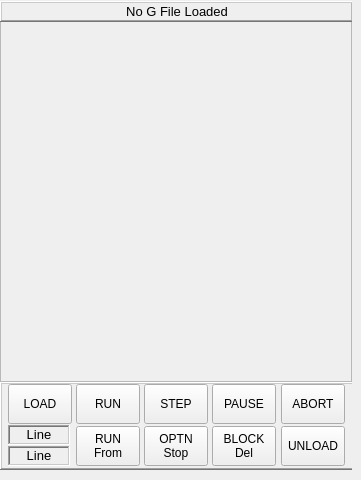
       <widget class="QWidget" name="gcode">
        <widget class="QFrame" name="gcode_display_f12s5_2">
         <property name="geometry">
          <rect>
           <x>0</x>
           <y>1</y>
           <width>352</width>
           <height>470</height>
          </rect>
         </property>
         <property name="frameShape">
          <enum>QFrame::NoFrame</enum>
         </property>
         <property name="frameShadow">
          <enum>QFrame::Plain</enum>
         </property>
         <widget class="QFrame" name="f12s5_2_gcode_btns">
          <property name="geometry">
           <rect>
            <x>0</x>
            <y>381</y>
            <width>354</width>
            <height>88</height>
           </rect>
          </property>
          <property name="minimumSize">
           <size>
            <width>354</width>
            <height>70</height>
           </size>
          </property>
          <property name="maximumSize">
           <size>
            <width>354</width>
            <height>90</height>
           </size>
          </property>
          <property name="frameShape">
           <enum>QFrame::WinPanel</enum>
          </property>
          <property name="frameShadow">
           <enum>QFrame::Raised</enum>
          </property>
          <widget class="StatusLabel" name="lab_f12s5_2_gcode_motion_line">
           <property name="geometry">
            <rect>
             <x>8</x>
             <y>43</y>
             <width>62</width>
             <height>20</height>
            </rect>
           </property>
           <property name="minimumSize">
            <size>
             <width>55</width>
             <height>20</height>
            </size>
           </property>
           <property name="maximumSize">
            <size>
             <width>82</width>
             <height>25</height>
            </size>
           </property>
           <property name="font">
            <font>
             <pointsize>10</pointsize>
            </font>
           </property>
           <property name="frameShape">
            <enum>QFrame::WinPanel</enum>
           </property>
           <property name="frameShadow">
            <enum>QFrame::Sunken</enum>
           </property>
           <property name="text">
            <string>Line</string>
           </property>
           <property name="textFormat">
            <enum>Qt::RichText</enum>
           </property>
           <property name="alignment">
            <set>Qt::AlignCenter</set>
           </property>
           <property name="feed_override_status" stdset="0">
            <bool>false</bool>
           </property>
           <property name="spindle_override_status" stdset="0">
            <bool>false</bool>
           </property>
           <property name="current_FPU_status" stdset="0">
            <bool>false</bool>
           </property>
           <property name="actual_spindle_speed_status" stdset="0">
            <bool>false</bool>
           </property>
          </widget>
          <widget class="PushButton" name="pb_f12s5_2_gcode_optn_stop">
           <property name="geometry">
            <rect>
             <x>144</x>
             <y>44</y>
             <width>64</width>
             <height>40</height>
            </rect>
           </property>
           <property name="text">
            <string>OPTN
Stop</string>
           </property>
           <property name="checkable">
            <bool>true</bool>
           </property>
           <property name="autoExclusive">
            <bool>false</bool>
           </property>
          </widget>
          <widget class="PushButton" name="pb_f12s5_2_gcode_load">
           <property name="geometry">
            <rect>
             <x>8</x>
             <y>2</y>
             <width>64</width>
             <height>40</height>
            </rect>
           </property>
           <property name="text">
            <string>LOAD</string>
           </property>
           <property name="checkable">
            <bool>false</bool>
           </property>
           <property name="autoExclusive">
            <bool>false</bool>
           </property>
          </widget>
          <widget class="PushButton" name="pb_f12s5_2_gcode_run">
           <property name="geometry">
            <rect>
             <x>76</x>
             <y>2</y>
             <width>64</width>
             <height>40</height>
            </rect>
           </property>
           <property name="text">
            <string>RUN</string>
           </property>
           <property name="checkable">
            <bool>false</bool>
           </property>
           <property name="autoExclusive">
            <bool>false</bool>
           </property>
          </widget>
          <widget class="PushButton" name="pb_f12s5_2_gcode_pause">
           <property name="geometry">
            <rect>
             <x>212</x>
             <y>2</y>
             <width>64</width>
             <height>40</height>
            </rect>
           </property>
           <property name="text">
            <string>PAUSE</string>
           </property>
           <property name="checkable">
            <bool>true</bool>
           </property>
           <property name="autoExclusive">
            <bool>false</bool>
           </property>
          </widget>
          <widget class="PushButton" name="pb_f12s5_2_gcode_abort">
           <property name="geometry">
            <rect>
             <x>281</x>
             <y>2</y>
             <width>64</width>
             <height>40</height>
            </rect>
           </property>
           <property name="text">
            <string>ABORT</string>
           </property>
           <property name="checkable">
            <bool>false</bool>
           </property>
           <property name="autoExclusive">
            <bool>false</bool>
           </property>
          </widget>
          <widget class="PushButton" name="pb_f12s5_2_gcode_run_from">
           <property name="geometry">
            <rect>
             <x>76</x>
             <y>44</y>
             <width>64</width>
             <height>40</height>
            </rect>
           </property>
           <property name="text">
            <string>RUN
From</string>
           </property>
           <property name="checkable">
            <bool>false</bool>
           </property>
           <property name="autoExclusive">
            <bool>false</bool>
           </property>
          </widget>
          <widget class="PushButton" name="pb_f12s5_2_gcode_block_del">
           <property name="geometry">
            <rect>
             <x>212</x>
             <y>44</y>
             <width>64</width>
             <height>40</height>
            </rect>
           </property>
           <property name="text">
            <string>BLOCK
Del</string>
           </property>
           <property name="checkable">
            <bool>true</bool>
           </property>
           <property name="autoExclusive">
            <bool>false</bool>
           </property>
          </widget>
          <widget class="PushButton" name="pb_f12s5_2_gcode_unload">
           <property name="geometry">
            <rect>
             <x>281</x>
             <y>44</y>
             <width>64</width>
             <height>40</height>
            </rect>
           </property>
           <property name="text">
            <string>UNLOAD</string>
           </property>
           <property name="checkable">
            <bool>false</bool>
           </property>
           <property name="autoExclusive">
            <bool>false</bool>
           </property>
          </widget>
          <widget class="PushButton" name="pb_f12s5_2_gcode_step">
           <property name="geometry">
            <rect>
             <x>144</x>
             <y>2</y>
             <width>64</width>
             <height>40</height>
            </rect>
           </property>
           <property name="text">
            <string>STEP</string>
           </property>
           <property name="checkable">
            <bool>false</bool>
           </property>
           <property name="autoExclusive">
            <bool>false</bool>
           </property>
          </widget>
          <widget class="StatusLabel" name="lab_f12s5_2_gcode_current_line">
           <property name="geometry">
            <rect>
             <x>8</x>
             <y>64</y>
             <width>62</width>
             <height>20</height>
            </rect>
           </property>
           <property name="minimumSize">
            <size>
             <width>55</width>
             <height>20</height>
            </size>
           </property>
           <property name="maximumSize">
            <size>
             <width>82</width>
             <height>25</height>
            </size>
           </property>
           <property name="font">
            <font>
             <pointsize>10</pointsize>
            </font>
           </property>
           <property name="frameShape">
            <enum>QFrame::WinPanel</enum>
           </property>
           <property name="frameShadow">
            <enum>QFrame::Sunken</enum>
           </property>
           <property name="text">
            <string>Line</string>
           </property>
           <property name="textFormat">
            <enum>Qt::RichText</enum>
           </property>
           <property name="alignment">
            <set>Qt::AlignCenter</set>
           </property>
           <property name="feed_override_status" stdset="0">
            <bool>false</bool>
           </property>
           <property name="spindle_override_status" stdset="0">
            <bool>false</bool>
           </property>
           <property name="current_FPU_status" stdset="0">
            <bool>false</bool>
           </property>
           <property name="actual_spindle_speed_status" stdset="0">
            <bool>false</bool>
           </property>
          </widget>
         </widget>
         <widget class="QFrame" name="gcode_area">
          <property name="geometry">
           <rect>
            <x>0</x>
            <y>0</y>
            <width>352</width>
            <height>381</height>
           </rect>
          </property>
          <property name="frameShape">
           <enum>QFrame::StyledPanel</enum>
          </property>
          <property name="frameShadow">
           <enum>QFrame::Raised</enum>
          </property>
          <widget class="StatusLabel" name="lab_pb_f12s5_2_gcode_file_name">
           <property name="geometry">
            <rect>
             <x>0</x>
             <y>0</y>
             <width>354</width>
             <height>21</height>
            </rect>
           </property>
           <property name="minimumSize">
            <size>
             <width>354</width>
             <height>21</height>
            </size>
           </property>
           <property name="maximumSize">
            <size>
             <width>272</width>
             <height>20</height>
            </size>
           </property>
           <property name="font">
            <font>
             <pointsize>10</pointsize>
            </font>
           </property>
           <property name="frameShape">
            <enum>QFrame::WinPanel</enum>
           </property>
           <property name="frameShadow">
            <enum>QFrame::Raised</enum>
           </property>
           <property name="text">
            <string>No G File Loaded</string>
           </property>
           <property name="alignment">
            <set>Qt::AlignCenter</set>
           </property>
           <property name="gcodes_status" stdset="0">
            <bool>false</bool>
           </property>
           <property name="mcodes_status" stdset="0">
            <bool>false</bool>
           </property>
           <property name="tool_comment_status" stdset="0">
            <bool>false</bool>
           </property>
           <property name="filename_status" stdset="0">
            <bool>true</bool>
           </property>
          </widget>
          <widget class="GcodeDisplay" name="active_gcode">
           <property name="geometry">
            <rect>
             <x>0</x>
             <y>21</y>
             <width>352</width>
             <height>360</height>
            </rect>
           </property>
           <property name="minimumSize">
            <size>
             <width>352</width>
             <height>300</height>
            </size>
           </property>
           <property name="maximumSize">
            <size>
             <width>352</width>
             <height>379</height>
            </size>
           </property>
          </widget>
         </widget>
        </widget>
       </widget>
